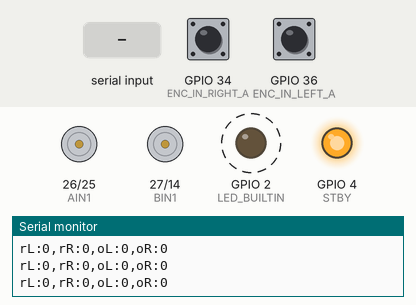
Simulated run of this sketch. Board: ESP32. Parts: motor-driver pin pairs drawn as motors (green arrow = first pin HIGH = forward, orange = second pin HIGH = backward, longer = more drive, scaled by the enable pin, stopped while the standby pin is LOW), output pins drawn as LEDs (lit = HIGH), the last lines printed to the serial monitor. Dashed ring = blinking. The inputs (shaded band) are chosen by the test bench; at power-on: GPIO 34 (ENC_IN_RIGHT_A) HIGH, GPIO 36 (ENC_IN_LEFT_A) HIGH.

Above: at 1.06 s.
1.3 s: "1\n" received over Serial
At 2.75 s:
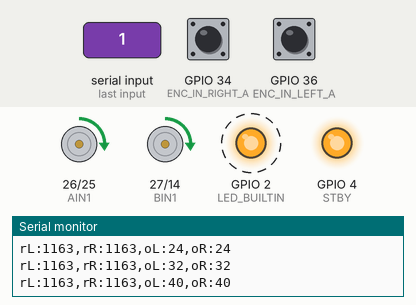
At 3.97 s:
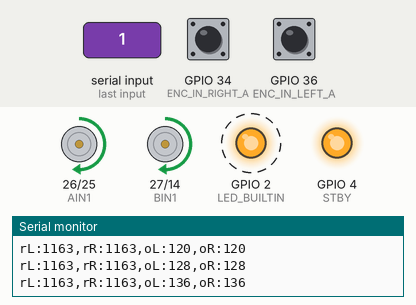
4.3 s: "90,45\n" received over Serial
7.3 s: "5\n" received over Serial
At 8.35 s:
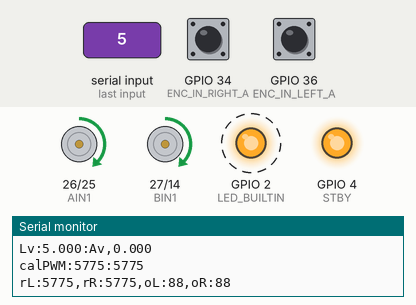
10.3 s: "30,150\n" received over Serial
At 12.55 s:
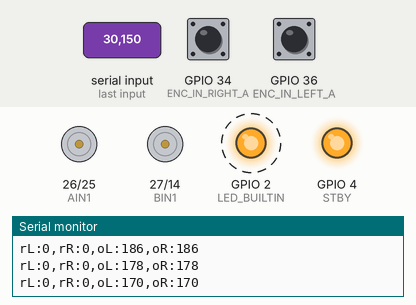
13.3 s: "1,90\n" received over Serial
16.3 s: "0\n" received over Serial
Timing chart, 0 to 20.3 s (numbered marks = the images above; inputs shaded):
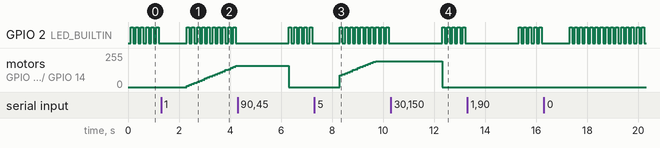

The sketch:

motorController32Test.ino
```cpp
/*
 * Author: Automatic Addison
 * Website: https://automaticaddison.com
 * Description: ROS node that publishes the accumulated ticks for each wheel
 * (/right_ticks and /left_ticks topics) at regular intervals using the
 * built-in encoder (forward = positive; reverse = negative).
 * The node also subscribes to linear & angular velocity commands published on
 * the /cmd_vel topic to drive the robot accordingly.
 * Reference: Practical Robotics in C++ book (ISBN-10 : 9389423465)
 * motor_controller_diff_drive_2.ino.
 */
#include <ros.h>
#include <std_msgs/Int16.h>
#include <geometry_msgs/Twist.h>
#include <PID_v1.h>

// Please select motor type
#define MOTOR_60RPM 1
#define MOTOR_178RPM 2
#define MOTOR_TYPE MOTOR_60RPM

#define PRINT_VEL 0
#define PRINT_PIDERR 0
#define PRINT_AVGPWM 0
#define PRINT_INSPWM 1

double trackAdjustValueL = 0.0;
double trackSetpointL = 0.0;
double trackErrorL = 0.0;
double trackAdjustValueR = 0.0;
double trackSetpointR = 0.0;
double trackErrorR = 0.0;

double Kp = 0.1;   //Determines how aggressively the PID reacts to the current amount of error (Proportional)
double Ki = 2.0;  //Determines how aggressively the PID reacts to error over time (Integral)
double Kd = 0.0;   //Determines how aggressively the PID reacts to the change in error (Derivative)

PID trackPIDLeft(&trackErrorL, &trackAdjustValueL, &trackSetpointL, Kp, Ki, Kd, DIRECT);
PID trackPIDRight(&trackErrorR, &trackAdjustValueR, &trackSetpointR, Kp, Ki, Kd, DIRECT);

// Encoder output to Arduino Interrupt pin. Tracks the tick count
#if MOTOR_TYPE == MOTOR_60RPM
#define ENC_IN_LEFT_A 36
#define ENC_IN_RIGHT_A 34
#define ENC_IN_LEFT_B 39
#define ENC_IN_RIGHT_B 35
#else
#define ENC_IN_LEFT_A 39
#define ENC_IN_RIGHT_A 35
#define ENC_IN_LEFT_B 36
#define ENC_IN_RIGHT_B 34
#endif
// Motor A, B control
#define AIN1 26
#define AIN2 25
#define BIN1 27
#define BIN2 14

// Motor speed control via PWM
#define ENA 32
#define ENB 33
#define ENA_CH 0
#define ENB_CH 1

#define STBY 4

// True = Forward; False = Reverse
boolean Direction_left = true;
boolean Direction_right = true;

// Minumum and maximum values for 32-bit integers
#define encoder_minimum -2147483648
#define encoder_maximum 2147483647

// Keep track of the number of wheel ticks
volatile int left_wheel_tick_count = 0;
volatile int right_wheel_tick_count = 0;

// Time interval for measurements in milliseconds
const int INTERVAL = 100;
long previousMillis = 0;
long currentMillis = 0;

#if MOTOR_TYPE == MOTOR_60RPM
#define K_P 1153.0
#define K_b 10
#define PWM_MIN 44.0   // about 0.03 m/s
#define PWM_MAX 194.0  // about 0.16 m/s
#define TICKS_PER_REVOLUTION (1860.0)
#define K_Lbias 0.0
#else
#define K_P 431.0
#define K_b 5
#define PWM_MIN 22.0   // about 0.04m/s
#define PWM_MAX 82.0   // about 0.18 m/s
#define TICKS_PER_REVOLUTION (620.0)
#define K_Lbias (-3)
#endif

// Number of ticks per wheel revolution. We won't use this in this code.
// Wheel radius in meters. We won't use this in this code.
#define WHEEL_RADIUS (0.033)
#define WHEEL_DIAMETER (WHEEL_RADIUS * 2)
// Distance from center of the left tire to the center of the right tire in m. We won't use this in this code.
// Number of ticks a wheel makes moving a linear distance of 1 meter
// This value was measured manually.
#define TICKS_PER_METER (TICKS_PER_REVOLUTION / (2.0 * 3.141592 * WHEEL_RADIUS))
#define WHEEL_BASE (0.160)

// Set linear velocity and PWM variable values for each wheel
float velLeftWheel = 0.0;
float velRightWheel = 0.0;
float vLeft = 0.0;
float vRight = 0.0;

int pwmLeftReq = 0;
int pwmRightReq = 0;

// Record the time that the last velocity command was received
float lastCmdVelReceived = 0.0;
bool blinkState = false;

#define NUM_READ 40
float linearx = 0.0, angularz = 0.0;
int avgPWML[NUM_READ], avgPWMR[NUM_READ];
int readIndex = 0;
int totalL = 0, totalR = 0;

// Increment the number of ticks
void IRAM_ATTR left_wheel_tick() {
  // Read the value for the encoder for the left wheel
  int val = digitalRead(ENC_IN_LEFT_B);

  if (val == LOW) {
    Direction_left = true;  // Reverse
  } else {
    Direction_left = false;  // Forward
  }

  if (Direction_left) {
    if (left_wheel_tick_count == encoder_maximum) {
      left_wheel_tick_count = encoder_minimum;
    } else {
      left_wheel_tick_count++;
    }
  } else {
    if (left_wheel_tick_count == encoder_minimum) {
      left_wheel_tick_count = encoder_maximum;
    } else {
      left_wheel_tick_count--;
    }
  }
}

// Increment the number of ticks
void IRAM_ATTR right_wheel_tick() {
  // Read the value for the encoder for the right wheel
  int val = digitalRead(ENC_IN_RIGHT_B);

  if (val == LOW) {
    Direction_right = false;  // Reverse
  } else {
    Direction_right = true;  // Forward
  }

  if (Direction_right) {

    if (right_wheel_tick_count == encoder_maximum) {
      right_wheel_tick_count = encoder_minimum;
    } else {
      right_wheel_tick_count++;
    }
  } else {
    if (right_wheel_tick_count == encoder_minimum) {
      right_wheel_tick_count = encoder_maximum;
    } else {
      right_wheel_tick_count--;
    }
  }
}

// Calculate the left wheel linear velocity in m/s every time a
// tick count message is rpublished on the /left_ticks topic.
void calc_vel() {
  int numOfTicks;
  // Previous timestamp
  static float prevTime = 0.0;
  // Variable gets created and initialized the first time a function is called.
  static int prevLeftCount = 0;
  static int prevRightCount = 0;
#if PRINT_AVGVEL == 1
  float average;
#endif

  // Manage rollover and rollunder when we get outside the 16-bit integer range
  numOfTicks = left_wheel_tick_count - prevLeftCount;

  // Calculate wheel velocity in meters per second
  velLeftWheel = float(numOfTicks) / TICKS_PER_METER / ((millis() / 1000.0) - prevTime);
  // Keep track of the previous tick count
  prevLeftCount = left_wheel_tick_count;

  // Manage rollover and rollunder when we get outside the 16-bit integer range
  numOfTicks = right_wheel_tick_count - prevRightCount;

  // Calculate wheel velocity in meters per second
  velRightWheel = float(numOfTicks) / TICKS_PER_METER / ((millis() / 1000.0) - prevTime);
  prevRightCount = right_wheel_tick_count;

  // Update the timestamp
  prevTime = (millis() / 1000.0);

#if PRINT_VEL == 1
  //Serial.print("PWM:");
  //Serial.print(pwmReq);
  Serial.print("L:");
  Serial.print(velLeftWheel,3);
  Serial.print(",R:");
  Serial.println(velRightWheel,3);
#endif

#if PRINT_AVGVEL == 1
  // subtract the last reading:
  totalL = totalL - avgL[readIndex];
  // avgL from the sensor:
  avgL[readIndex] = velLeftWheel*1000;
  // add the reading to the total:
  totalL = totalL + avgL[readIndex];

  // calculate the average:
  average = totalL / NUM_READ;
  Serial.print("aL:");
  Serial.print(average);

  // subtract the last reading:
  totalR = totalR - avgR[readIndex];
  // read from the sensor:
  avgR[readIndex] = velRightWheel*1000;
  // add the reading to the total:
  totalR = totalR + avgR[readIndex];

  // calculate the average:
  average = totalR / NUM_READ;
  Serial.print(",aR:");
  Serial.println(average);

  // advance to the next position in the array:
  readIndex = readIndex + 1;
  // if we're at the end of the array...
  if (readIndex >= NUM_READ) {
    // ...wrap around to the beginning:
    readIndex = 0;
  }
#endif
}

// Take the velocity command as input and calculate the PWM values.
void calc_pwm_values(float linearx, float angularz) {
  //set target velocity
  vLeft = linearx - angularz * WHEEL_BASE / 2.0;
  vRight = linearx + angularz * WHEEL_BASE / 2.0;

  if (vLeft >= 0.0) {
    // Calculate the PWM value given the desired velocity
    pwmLeftReq = int(K_P * vLeft + K_b + K_Lbias);
  } else {
    pwmLeftReq = int(K_P * vLeft - K_b - K_Lbias);
  }
  if (vRight >= 0.0) {
    // Calculate the PWM value given the desired velocity
    pwmRightReq = K_P * vRight + K_b;
  } else {
    pwmRightReq = K_P * vRight - K_b;
  }

  // Handle low PWM values
  if (abs(pwmLeftReq) < PWM_MIN) {
    pwmLeftReq = 0;
  }
  if (abs(pwmRightReq) < PWM_MIN) {
    pwmRightReq = 0;
  }

  //reset and start again PID controller
  trackPIDLeft.SetMode(MANUAL);
  trackAdjustValueL = 0.0;
  trackErrorL = 0.0;
  trackPIDLeft.SetMode(AUTOMATIC);

  trackPIDRight.SetMode(MANUAL);
  trackAdjustValueR = 0.0;
  trackErrorR = 0.0;
  trackPIDRight.SetMode(AUTOMATIC);

  Serial.print("calPWM:");
  Serial.print(pwmLeftReq);
  Serial.print(":");
  Serial.println(pwmRightReq);
}

void set_pwm_values() {
  int average, pwm_inc;
  // These variables will hold our desired PWM values
  static int pwmLeftOut = 0;
  static int pwmRightOut = 0;

  // Set the direction of the motors
  if (pwmLeftReq > 0) {  // Left wheel forward
    digitalWrite(AIN1, HIGH);
    digitalWrite(AIN2, LOW);
  } else if (pwmLeftReq < 0) {  // Left wheel reverse
    digitalWrite(AIN1, LOW);
    digitalWrite(AIN2, HIGH);
  } else if (pwmLeftReq == 0 && pwmLeftOut == 0) {  // Left wheel stop
    digitalWrite(AIN1, LOW);
    digitalWrite(AIN2, LOW);
  } else {  // Left wheel stop
    digitalWrite(AIN1, LOW);
    digitalWrite(AIN2, LOW);
  }

  if (pwmRightReq > 0) {  // Right wheel forward
    digitalWrite(BIN1, HIGH);
    digitalWrite(BIN2, LOW);
  } else if (pwmRightReq < 0) {  // Right wheel reverse
    digitalWrite(BIN1, LOW);
    digitalWrite(BIN2, HIGH);
  } else if (pwmRightReq == 0 && pwmRightOut == 0) {  // Right wheel stop
    digitalWrite(BIN1, LOW);
    digitalWrite(BIN2, LOW);
  } else {  // Right wheel stop
    digitalWrite(BIN1, LOW);
    digitalWrite(BIN2, LOW);
  }

#if PRINT_INSPWM == 1
  Serial.print("rL:");
  Serial.print(pwmLeftReq);
  Serial.print(",rR:");
  Serial.print(pwmRightReq);
#endif

  if ((abs(pwmLeftReq) - pwmLeftOut) > 16)
    pwm_inc = 8;
  else if ((pwmLeftOut - abs(pwmLeftReq)) > 16)
    pwm_inc = 8;
  else
    pwm_inc = 1;

  // Calculate the output PWM value by making slow changes to the current value
  if (abs(pwmLeftReq) > pwmLeftOut) {
    pwmLeftOut += pwm_inc;
  } else if (abs(pwmLeftReq) < pwmLeftOut) {
    pwmLeftOut -= pwm_inc;
  } else {
    // reached calculated PWM, then start PID
    // not stop case, run PID
    if (pwmLeftReq != 0) {
      trackErrorL = (velLeftWheel - vLeft) * 10.0;
      if (trackPIDLeft.Compute())  //true if PID has triggered
        pwmLeftOut += trackAdjustValueL;
    }
  }

  if (abs(pwmRightReq) > pwmRightOut) {
    pwmRightOut += pwm_inc;
  } else if (abs(pwmRightReq) < pwmRightOut) {
    pwmRightOut -= pwm_inc;
  } else {
    // reached calculated PWM, then start PID

    if (pwmRightReq != 0) {
      trackErrorR = (velRightWheel - vRight) * 10.0;
      if (trackPIDRight.Compute())  //true if PID has triggered
        pwmRightOut += trackAdjustValueR;
    }
  }

  // Conditional operator to limit PWM output at the maximum
  pwmLeftOut = (pwmLeftOut > PWM_MAX) ? PWM_MAX : pwmLeftOut;
  pwmRightOut = (pwmRightOut > PWM_MAX) ? PWM_MAX : pwmRightOut;

#if PRINT_INSPWM == 1
  Serial.print(",oL:");
  Serial.print(pwmLeftOut);
  Serial.print(",oR:");
  Serial.println(pwmRightOut);
#endif

#if PRINT_AVGPWM == 1
  // subtract the last reading:
  totalL = totalL - avgPWML[readIndex];
  // read from the sensor:
  avgPWML[readIndex] = pwmLeftOut;
  // add the reading to the total:
  totalL = totalL + avgPWML[readIndex];

  // calculate the average:
  average = totalL / NUM_READ;
  Serial.print("aL:");
  Serial.print(average);

  // subtract the last reading:
  totalR = totalR - avgPWMR[readIndex];
  // read from the sensor:
  avgPWMR[readIndex] = pwmRightOut;
  // add the reading to the total:
  totalR = totalR + avgPWMR[readIndex];

  // calculate the average:
  average = totalR / NUM_READ;
  Serial.print(",aR:");
  Serial.println(average);
  // advance to the next position in the array:
  readIndex = readIndex + 1;
  // if we're at the end of the array...
  if (readIndex >= NUM_READ) {
    // ...wrap around to the beginning:
    readIndex = 0;
  }
#endif

  // PWM output cannot be less than 0
  pwmLeftOut = (pwmLeftOut < 0) ? 0 : pwmLeftOut;
  pwmRightOut = (pwmRightOut < 0) ? 0 : pwmRightOut;

#if PRINT_PIDERR == 1
  Serial.print("sErr:");
  Serial.print(trackErrorL, 3);
  Serial.print(":");
  Serial.println(trackErrorR, 3);
#endif

  if (pwmLeftOut > 0) {
    // Set the PWM value on the pins
    ledcWrite(ENA_CH, pwmLeftOut);
  } else {
    // Set the PWM value on the pins
    ledcWrite(ENA_CH, -pwmLeftOut);
  }
  if (pwmRightOut > 0) {
    // Set the PWM value on the pins
    ledcWrite(ENB_CH, pwmRightOut);
  } else {
    // Set the PWM value on the pins
    ledcWrite(ENB_CH, -pwmRightOut);
  }
}

void setup() {

  Serial.begin(115200);
  Serial.println("Motor vel_cmd test");
  pinMode(LED_BUILTIN, OUTPUT);

 // Set pin states of the encoder
  pinMode(ENC_IN_LEFT_A, INPUT);
  pinMode(ENC_IN_LEFT_B, INPUT);
  pinMode(ENC_IN_LEFT_A, INPUT_PULLUP);
  pinMode(ENC_IN_LEFT_B, INPUT_PULLUP);

  pinMode(ENC_IN_RIGHT_A, INPUT);
  pinMode(ENC_IN_RIGHT_B, INPUT);
  pinMode(ENC_IN_RIGHT_A, INPUT_PULLUP);
  pinMode(ENC_IN_RIGHT_B, INPUT_PULLUP);

  // Every time the pin goes high, this is a tick
  attachInterrupt(digitalPinToInterrupt(ENC_IN_LEFT_A), left_wheel_tick, RISING);
  attachInterrupt(digitalPinToInterrupt(ENC_IN_RIGHT_A), right_wheel_tick, RISING);

  pinMode(AIN1, OUTPUT);
  pinMode(AIN2, OUTPUT);
  pinMode(BIN1, OUTPUT);
  pinMode(BIN2, OUTPUT);
  pinMode(STBY, OUTPUT);

  // Turn off motors - Initial state
  digitalWrite(AIN1, LOW);
  digitalWrite(AIN2, LOW);
  digitalWrite(BIN1, LOW);
  digitalWrite(BIN2, LOW);
  digitalWrite(STBY, HIGH);

  ledcSetup(ENA_CH, 1000, 8);  //ENA, channel: 0, 1000Hz, 8bits = 256(0 ~ 255)
  ledcSetup(ENB_CH, 1000, 8);  //enB, channel: 1, 1000Hz, 8bits = 256(0 ~ 255)

  ledcAttachPin(ENA, ENA_CH);
  ledcAttachPin(ENB, ENB_CH);

  // Set the motor speed
  ledcWrite(ENA_CH, 0);
  ledcWrite(ENB_CH, 0);

  trackPIDLeft.SetMode(AUTOMATIC);
  trackPIDLeft.SetSampleTime(200);
  trackPIDLeft.SetOutputLimits(-20, 20);
  trackPIDRight.SetMode(AUTOMATIC);
  trackPIDRight.SetSampleTime(200);
  trackPIDRight.SetOutputLimits(-20, 20);
}

void loop() {

  // Record the time
  currentMillis = millis();

  //input like "0.15 -0.5"
  if (Serial.available() > 0) {
    linearx = Serial.parseFloat();
    angularz = Serial.parseFloat();
    readIndex = 0;
    totalL = 0;
    totalR = 0;
    for (int i = 0; i < NUM_READ; i++) {
      avgPWML[i] = 0;
      avgPWMR[i] = 0;
    }

    //prints the received float number
    Serial.print("Lv:");
    Serial.print(linearx, 3);
    Serial.print(":Av,");
    Serial.println(angularz, 3);
    calc_pwm_values(linearx, angularz);
  }

  // If the time interval has passed, publish the number of ticks,
  // and calculate the velocities.
  if (currentMillis - previousMillis > INTERVAL) {
    previousMillis = currentMillis;
    // blink LED to indicate activity
    blinkState = !blinkState;
    digitalWrite(LED_BUILTIN, blinkState);

    // Calculate the velocity of the right and left wheels
    calc_vel();

    set_pwm_values();
  }
}
```

Measured:
- after the input at 1.3 s, motor on GPIO 26 (AIN1) / GPIO 25 (AIN2), motor on GPIO 27 (BIN1) / GPIO 14 (BIN2): moves from stopped to forward 159/255 over 1.9 s, starting after 1.0 s
- after the input at 7.3 s, motor on GPIO 26 (AIN1) / GPIO 25 (AIN2), motor on GPIO 27 (BIN1) / GPIO 14 (BIN2): moves from stopped to forward 193/255 over 1.4 s, starting after 1.0 s
- after the input at 10.3 s, motor on GPIO 26 (AIN1) / GPIO 25 (AIN2), motor on GPIO 27 (BIN1) / GPIO 14 (BIN2): forward 193/255 → stopped after 2.0 s
- by itself, GPIO 2 (LED_BUILTIN): alternates HIGH for 0.10 s and LOW for 0.10 s
